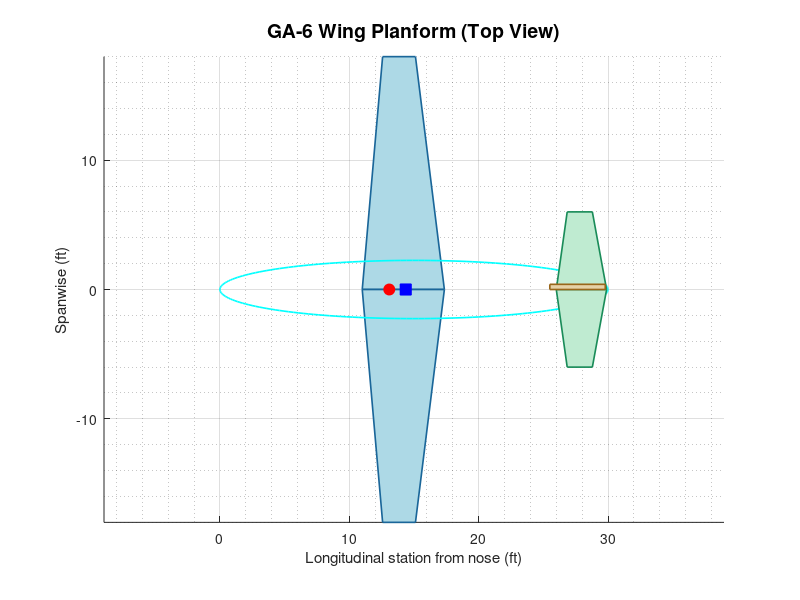

The MATLAB script that drew this image: (Note: this script raises an error after producing the figure.)
% Code Name: Aircraft Geometry Iterator for Stability and Control Analysis
% Code Description: Hard coded iterator for for Stability and Control Analysis of a general aviation aircraft.
% Author: Matheus Rocha Carlos
% Email: ROCHACAM@my.erau.edu
% Class: AE413 - Section 02DB
% Date: 04/06/2026 until 04/20/2026
% Worked With: N/a | Utilized Copilot(Ctrl+Shift+P) and ClaudeAi for general iterator built based on baseline Cessna 208B design inputs. 
% Equations and calculations for error check taken from: http://wpage.unina.it/danilo.ciliberti/doc/Giorgio.pdf
%  Reference frame : nose = x=0, fuselage centreline = z=0
%  Units           : ft, lb, slug, rad (angles converted internally)

clc; clear; close all;

%% DESIGN INPUTS

% Flight Condition Input
h_ft        = 5000;          % [ft]   analysis altitude
M_cruise    = 0.20;          % [-]    cruise Mach number
alpha_fus   = 0.0;           % [deg]  fuselage angle of attack

% Main Wing Inputs
wing_airfoil = 2412;
b_w         = 36.0;          % [ft]   wingspan
S_w         = 160.0;         % [ft²]  planform area
lambda_w    = 0.40;          % [-]    taper ratio
Lambda_LE_w = 5.0;           % [deg]  leading-edge sweep
Gamma_w     = 2.0;           % [deg]  dihedral
TC_w        = 0.12;          % [-]    thickness ratio (NACA 2412)
ALIW        = 2.0;           % [deg]  wing root incidence
x_wLE       = 11.0;          % [ft]   wing root LE from nose
ZW          = -1.20;         % [ft]   wing apex vertical location (altered)

% Horizontal Tail Inputs
ht_airfoil = 0009;
b_H         = 12.0;          % [ft]   HT span
S_H         = 35.0;          % [ft²]  HT planform area
lambda_H    = 0.50;          % [-]    HT taper ratio
Lambda_LE_H = 8.0;           % [deg]  HT LE sweep
ALIH        = -2.0;          % [deg]  HT root incidence
ZH          = 0.0;           % [ft]   HT apex vertical location
x_HLE       = 26.0;          % [ft]   HT root LE from nose
TC_H        = 0.09;          % [-]    airfoil thickness

% Vertical Tail Inputs
vt_airfoil = 0009;
b_V         = 5.0;           % [ft]   VT span
S_V         = 15.0;          % [ft²]  VT planform area
lambda_V    = 0.40;          % [-]    VT taper ratio
Lambda_LE_V = 25.0;          % [deg]  VT LE sweep
ZV          = 0.86;          % [ft]   VT apex vertical location (altered)
x_VLE       = 25.5;          % [ft]   VT root LE from nose

% Fuselage Inputs
lf          = 30.0;          % [ft]   fuselage total length
d_max       = 4.50;          % [ft]   maximum fuselage diameter
r_max       = d_max / 2;     % [ft]   maximum radius
ZCG_z       = -0.50;         % [ft]   CG vertical location

% Mass and Thrust Inputs
m_lb        = 3400;          % [lb]   total mass
T_max_N     = 4000;          % [N]    maximum thrust
n_pax       = 6;             % [-]    total occupants (pilot + 5)

% Center of Gravity Location Input
x_CG        = 13.09;         % [ft]   CG from nose

%% DERIVED WING GEOMETRY
AR_w        = b_w^2 / S_w;
cr_w        = 2*S_w / (b_w*(1 + lambda_w));
ct_w        = lambda_w * cr_w;
mac_w       = cr_w * (2/3) * (1 + lambda_w + lambda_w^2) / (1 + lambda_w);
y_mac       = (b_w/6) * (1 + 2*lambda_w) / (1 + lambda_w);
tanLE_w     = tand(Lambda_LE_w);
tanC4_w     = tanLE_w - (1/AR_w)*(1 - lambda_w)/(1 + lambda_w);
tanC2_w     = tanLE_w - (2/AR_w)*(1 - lambda_w)/(1 + lambda_w);
Lambda_C4_w = atand(tanC4_w);
x_AC_w      = x_wLE + cr_w/4 + tanC4_w * y_mac;   
x_MALE      = x_wLE + tanLE_w * y_mac;             
x_wTE       = x_wLE + cr_w;                        
lf_prime    = x_wLE + 0.5*cr_w;                   
fprintf('  Aspect ratio          AR  = %.3f\n', AR_w);
fprintf('  Root chord            cr  = %.3f ft\n', cr_w);
fprintf('  Tip chord             ct  = %.3f ft\n', ct_w);
fprintf('  Mean aero chord       MAC = %.3f ft\n', mac_w);
fprintf('  MAC LE from nose          = %.3f ft\n', x_MALE);
fprintf('  Wing AC from nose         = %.3f ft\n', x_AC_w);
fprintf('  Quarter-chord sweep   Lc4 = %.2f deg\n', Lambda_C4_w);
fprintf('  Half-chord ref (lf'')      = %.3f ft\n\n', lf_prime);

%% DERIVED TAIL GEOMETRY

% Horizontal tail derived geometries
cr_H        = 2*S_H / (b_H*(1 + lambda_H));
ct_H        = lambda_H * cr_H;
mac_H       = cr_H * (2/3)*(1 + lambda_H + lambda_H^2)/(1 + lambda_H);
AR_H        = b_H^2 / S_H;
tanC4_H     = tand(Lambda_LE_H) - (1/AR_H)*(1 - lambda_H)/(1 + lambda_H);
Lambda_C4_H = atand(tanC4_H);
y_mac_H     = (b_H/6)*(1 + 2*lambda_H)/(1 + lambda_H);
x_AC_H      = x_HLE + cr_H/4 + tanC4_H * y_mac_H;
l_H         = x_AC_H - x_AC_w;                 

% Vertical tail derived geometries
cr_V        = 2*S_V / (b_V*(1 + lambda_V));
ct_V        = lambda_V * cr_V;
mac_V       = cr_V * (2/3)*(1 + lambda_V + lambda_V^2)/(1 + lambda_V);
AR_V        = b_V^2 / S_V;
tanC4_V     = tand(Lambda_LE_V) - (1/AR_V)*(1 - lambda_V)/(1 + lambda_V);
Lambda_C4_V = atand(tanC4_V);
y_mac_V     = (b_V/6)*(1 + 2*lambda_V)/(1 + lambda_V);
x_AC_V      = x_VLE + cr_V/4 + tanC4_V * y_mac_V;
l_V         = x_AC_V - x_CG;                    

% Tail volume ratios
V_H_coeff   = (S_H * l_H) / (S_w * mac_w);
V_V_coeff   = (S_V * l_V) / (S_w * b_w);
fprintf('  HT: cr=%.3f ft  ct=%.3f ft  MAC=%.3f ft  AR=%.3f\n', cr_H, ct_H, mac_H, AR_H);
fprintf('  HT: AC from nose = %.3f ft  | Moment arm lH = %.3f ft\n', x_AC_H, l_H);
fprintf('  HT: Tail volume VH = %.4f\n', V_H_coeff);
fprintf('  VT: cr=%.3f ft  ct=%.3f ft  MAC=%.3f ft  AR=%.3f\n', cr_V, ct_V, mac_V, AR_V);
fprintf('  VT: AC from nose = %.3f ft  | Moment arm lV = %.3f ft\n', x_AC_V, l_V);
fprintf('  VT: Tail volume VV = %.4f\n\n', V_V_coeff);

%% ISA ATMOSPHERE AT ALTITUDE h_ft
% Input Values
T_R         = 518.67 - 3.5662 * (h_ft/1000);      % temperature [°R]
T_K         = T_R / 1.8;                           % [K]
rho_0       = 0.002377;                            % sea-level density [slug/ft³]
T_0_R       = 518.67;
rho         = rho_0 * (T_R/T_0_R)^4.256;          % density [slug/ft³]
a_ft        = 49.021 * sqrt(T_R);                 % speed of sound [ft/s]
V_inf       = M_cruise * a_ft;                     % TAS [ft/s]
q_inf       = 0.5 * rho * V_inf^2;                % dynamic pressure [lb/ft²]
mu          = 3.637e-7 * (T_R/518.67)^1.5 * (518.67 + 198.6)/(T_R + 198.6); % Sutherland viscosity
nu          = mu / rho;                            % kinematic viscosity [ft²/s]
beta_M      = sqrt(1 - M_cruise^2);               % Prandtl-Glauert factor
fprintf('  Temperature       T   = %.2f °R  (%.2f K)\n', T_R, T_K);
fprintf('  Density           rho = %.6f slug/ft³\n', rho);
fprintf('  Speed of sound    a   = %.2f ft/s\n', a_ft);
fprintf('  True airspeed     V   = %.2f ft/s\n', V_inf);
fprintf('  Dynamic pressure  q∞  = %.3f lb/ft²\n', q_inf);
fprintf('  Kin. viscosity    nu  = %.4e ft²/s\n', nu);
fprintf('  P-G factor        beta= %.4f\n\n', beta_M);


%% AERODYNAMIC COEFFICIENTS (NACA 2412 MAIN WING)

% 2D NACA 2412 airfoil knwon data from NASA database 
CL0_2D      = 0.25;  
CD0_2D      = 0.007;  
CLalpha_2D  = 6.30;   

% Finite wing CLalpha per rad
tanC2_w_b   = tanC2_w / beta_M;
denom_w     = 2 + sqrt(4 + (AR_w*beta_M)^2 * (1 + tanC2_w_b^2));
CLalpha_w   = (2*pi*AR_w*beta_M) / denom_w;      

% Wing CL at cruise angle of attack (ALIW + alpha_fus)
alpha_wing_rad = deg2rad(alpha_fus + ALIW);
CL_wing     = CL0_2D + CLalpha_w * alpha_wing_rad;

% Wing induced drag per rad
e_w         = 0.85;   % Assumed Oswald efficiency
CD_induced  = CL_wing^2 / (pi * AR_w * e_w);
CD_total_w  = CD0_2D + CD_induced;

% Downwash gradient at HT
de_da       = 2 * CLalpha_w / (pi * AR_w);    
fprintf('  NACA 2412 section:  CL0 = %.3f | CD0 = %.4f | CLa_2D = %.3f /rad\n', ...
        CL0_2D, CD0_2D, CLalpha_2D);
fprintf('  3D Wing CLalpha     = %.4f /rad  (Helmbold, AR=%.2f, M=%.2f)\n', ...
        CLalpha_w, AR_w, M_cruise);
fprintf('  Wing CL at cruise   = %.4f  (alpha_w = %.2f deg)\n', ...
        CL_wing, alpha_fus + ALIW);
fprintf('  CD_total (wing)     = %.5f\n', CD_total_w);
fprintf('  Downwash gradient   de/da = %.4f\n\n', de_da);


%% DYNAMIC PRESSURE RATIOS

BL_thickness = @(x) 0.37 * x / (V_inf * x / nu)^0.2;
eta_BL_avg  = @(delta, b_semi)(delta * (7/9) + (b_semi - delta)) / b_semi;
% Horizontal tail dynamic pressure ratio
x_HT        = x_HLE;                             
Re_H        = V_inf * x_HT / nu;
delta_H     = BL_thickness(x_HT);
eta_H_BL    = eta_BL_avg(delta_H, b_H/2);
% Wing wake deficit at HT
x_wake_H    = x_AC_H - x_AC_w;                 
delta_eta_wake = CD_total_w * sqrt(mac_w / (4*pi*x_wake_H));
eta_H       = eta_H_BL - delta_eta_wake;
q_H         = eta_H * q_inf;
fprintf('  HORIZONTAL TAIL:\n');
fprintf('    BL run length          x_H  = %.2f ft\n', x_HT);
fprintf('    Reynolds number        Re_H = %.4e\n', Re_H);
fprintf('    BL thickness           d_H  = %.4f ft\n', delta_H);
fprintf('    BL eta (averaged)            = %.4f\n', eta_H_BL);
fprintf('    Wing wake deficit     Deta  = %.4f\n', delta_eta_wake);
fprintf('    Combined eta_H               = %.4f\n', eta_H);
fprintf('    Dynamic pressure      q_H   = %.3f lb/ft²\n\n', q_H);
% Vertical tail dynamic pressure ratio
x_VT        = x_VLE;
Re_V        = V_inf * x_VT / nu;
delta_V     = BL_thickness(x_VT);
eta_V_BL    = eta_BL_avg(delta_V, b_V);          
z_sep       = abs(ZV - ZCG_z);                   
wake_width  = 0.2 * x_wake_H;                   
delta_eta_VT_wake = delta_eta_wake * exp(-0.5*(z_sep/wake_width)^2);
eta_V       = eta_V_BL - delta_eta_VT_wake;
q_V         = eta_V * q_inf;
fprintf('  VERTICAL TAIL:\n');
fprintf('    BL run length          x_V  = %.2f ft\n', x_VT);
fprintf('    Reynolds number        Re_V = %.4e\n', Re_V);
fprintf('    BL thickness           d_V  = %.4f ft\n', delta_V);
fprintf('    BL eta (averaged)            = %.4f\n', eta_V_BL);
fprintf('    Wing wake deficit (VT)       = %.4f  (dorsal, attenuated)\n', delta_eta_VT_wake);
fprintf('    Combined eta_V               = %.4f\n', eta_V);
fprintf('    Dynamic pressure      q_V   = %.3f lb/ft²\n\n', q_V);


%% 8 STABILITY DERIVATIVES ANALYSIS
% Tail lift slopes
tanC2_H     = tand(Lambda_LE_H) - (2/AR_H)*(1 - lambda_H)/(1 + lambda_H);
tanC2_H_b   = tanC2_H / beta_M;
denom_H     = 2 + sqrt(4 + (AR_H*beta_M)^2*(1 + tanC2_H_b^2));
CLalpha_H   = (2*pi*AR_H*beta_M) / denom_H;
tanC2_V     = tand(Lambda_LE_V) - (2/AR_V)*(1 - lambda_V)/(1 + lambda_V);
tanC2_V_b   = tanC2_V / beta_M;
denom_V     = 2 + sqrt(4 + (AR_V*beta_M)^2*(1 + tanC2_V_b^2));
CLalpha_V   = (2*pi*AR_V*beta_M) / denom_V;
%Neutral point
K_H         = eta_H * (CLalpha_H / CLalpha_w) * (1 - de_da);
x_NP        = x_AC_w + (S_H/S_w) * l_H * K_H;
% Static margin and Cmα
SM          = (x_NP - x_CG) / mac_w;
CLalpha_tot = CLalpha_w * (1 + eta_H * (S_H/S_w) * (CLalpha_H/CLalpha_w) * (1 - de_da));
Cmalpha     = -CLalpha_tot * SM;
% Directional stability c_n,beta
bV_eff      = b_V - ZV;                          
SV_eff      = S_V * (bV_eff / b_V)^2;            
Cnbeta_VT   = eta_V * (SV_eff/S_w) * (l_V/b_w) * CLalpha_V;
Cnbeta_fus  = -0.015;                          
Cnbeta_tot  = Cnbeta_VT + Cnbeta_fus;
fprintf('  Tail lift slopes:\n');
fprintf('    CLalpha_H = %.4f /rad  (AR=%.2f)\n', CLalpha_H, AR_H);
fprintf('    CLalpha_V = %.4f /rad  (AR=%.2f)\n', CLalpha_V, AR_V);
fprintf('  Neutral point:\n');
fprintf('    x_NP      = %.4f ft from nose\n', x_NP);
fprintf('    NP/MAC    = %.3f (%.1f%% MAC)\n', x_NP/mac_w, (x_NP-x_wLE)/mac_w*100);
fprintf('  Longitudinal:\n');
fprintf('    CLalpha_total  = %.4f /rad\n', CLalpha_tot);
fprintf('    Static margin  = %.4f (%.1f%% MAC)\n', SM, SM*100);
fprintf('    Cmalpha        = %.4f /rad\n', Cmalpha);
fprintf('  Directional:\n');
fprintf('    CLalpha_V      = %.4f /rad\n', CLalpha_V);
fprintf('    bV_eff         = %.4f ft  (after ZV correction)\n', bV_eff);
fprintf('    Cnbeta_VT      = %+.5f /rad\n', Cnbeta_VT);
fprintf('    Cnbeta_fus     = %+.5f /rad\n', Cnbeta_fus);
fprintf('    Cnbeta_total   = %+.5f /rad\n\n', Cnbeta_tot);

%%  8 FUSELAGE CROSS-SECTION MODEL WITH 10-STATION BODY DIVISION
x_rmax      = 14.0;   % assumed location of maximum fuselage radius
ns_fore     = 4;      % number of before wing LE stations
ns_aft      = 5;      % number of after wing TE stations
x_fore_bounds = linspace(0, x_wLE, ns_fore+1);         
x_aft_bounds  = linspace(x_wTE, lf, ns_aft+1);       
Xi_fore = 0.5*(x_fore_bounds(1:end-1) + x_fore_bounds(2:end));
Xi_wing = 0.5*(x_wLE + x_wTE);                        
Xi_aft  = 0.5*(x_aft_bounds(1:end-1)  + x_aft_bounds(2:end));
Xi_all  = [Xi_fore, Xi_wing, Xi_aft];
% Fuselage radius function calculator
r_fus = @(x) ...
    (x <= x_rmax) .* (r_max * (max(x,0.001)/x_rmax).^0.55) + ...
    (x >  x_rmax) .* (r_max * max(1 - 0.85*((x - x_rmax)/(lf - x_rmax)).^1.2, 0));
ZU_correction = zeros(1,10);
ZU_correction(10) = 0.850 - r_fus(Xi_all(10));  
ZU_all = arrayfun(r_fus, Xi_all) + ZU_correction; 
ZL_all = -arrayfun(r_fus, Xi_all);                  
R_all  = ZU_all - ZL_all;                            
% Cross-sectional area assumed ellipse with semi-axes ZU and r_fus
S_cs   = pi * arrayfun(r_fus, Xi_all) .* (R_all/2);
stn_type = {'Fore','Fore','Fore','Fore','Wing','Aft','Aft','Aft','Aft','Aft'};
fprintf('\n  %-4s %-10s %-10s %-10s %-10s %-10s %-8s\n', ...
    'Stn','Xi (ft)','ZU (ft)','ZL (ft)','R (ft)','S (ft²)','Type');
fprintf('  %s\n', repmat('-',1,64));
for i = 1:10
    fprintf('  %-4d %-10.4f %-10.4f %-10.4f %-10.4f %-10.4f %-8s\n', ...
        i, Xi_all(i), ZU_all(i), ZL_all(i), R_all(i), S_cs(i), stn_type{i});
end
% Additional fuselage parameters
r1      = mean(arrayfun(r_fus, [x_VLE, 0.5*(x_VLE+lf), lf]));   
SFS     = trapz([0, Xi_all, lf], [0, R_all, 0]);                  
d_wavg  = 2 * mean(arrayfun(r_fus, linspace(x_wLE, x_wTE, 20)));  
fprintf('\n  Fuselage summary:\n');
fprintf('    r1 (avg radius under VT)     = %.4f ft\n', r1);
fprintf('    SFS (projected side area)    = %.3f ft²\n', SFS);
fprintf('    d_wavg (avg diam at wing)    = %.4f ft\n\n', d_wavg);

%%  REQUIREMENTS CHECKING SYSTEM
pass_sym  = '  [PASS]';
fail_sym  = '  [FAIL]';
n_pass    = 0;
n_fail    = 0;
function result = check_req(label, value, limit_lo, limit_hi, unit, pass_n, fail_n)
    if ~isempty(limit_lo) && ~isempty(limit_hi)
        ok = (value >= limit_lo) && (value <= limit_hi);
        lim_str = sprintf('%.3g < value < %.3g %s', limit_lo, limit_hi, unit);
    elseif isempty(limit_lo)
        ok = value < limit_hi;
        lim_str = sprintf('value < %.4g %s', limit_hi, unit);
    else
        ok = value > limit_lo;
        lim_str = sprintf('value > %.4g %s', limit_lo, unit);
    end
    if ok
        tag = '  [PASS]';
        pass_n = pass_n + 1;
    else
        tag = '  [FAIL]';
        fail_n = fail_n + 1;
    end
    fprintf('%s  %-40s  value = %9.4f %-6s  (%s)\n', tag, label, value, unit, lim_str);
    result = ok;
end

% Geometric requirements
fprintf('  GEOMETRIC REQUIREMENTS\n');
fprintf('  %s\n', repmat('-',1,80));
r1b = check_req('Wing area S',           S_w,        120,   200,    'ft²',  n_pass, n_fail); n_pass=n_pass+r1b; n_fail=n_fail+~r1b;
r2b = check_req('Wingspan b',            b_w,         20,    50,    'ft',   n_pass, n_fail); n_pass=n_pass+r2b; n_fail=n_fail+~r2b;
r3b = check_req('Mean aero chord MAC',   mac_w,        4,     6,    'ft',   n_pass, n_fail); n_pass=n_pass+r3b; n_fail=n_fail+~r3b;
r4b = check_req('Total mass m',          m_lb,         0,  3500,    'lb',   n_pass, n_fail); n_pass=n_pass+r4b; n_fail=n_fail+~r4b;
r5b = check_req('Fuselage length lf',    lf,           0,    35,    'ft',   n_pass, n_fail); n_pass=n_pass+r5b; n_fail=n_fail+~r5b;
r6b = check_req('Wing LE sweep Lambda',  Lambda_LE_w,  3,   Inf,    'deg',  n_pass, n_fail); n_pass=n_pass+r6b; n_fail=n_fail+~r6b;
r7a = (Gamma_w>1 && Gamma_w<3) || (Gamma_w>-3 && Gamma_w<-1);
if r7a; tag='  [PASS]'; n_pass=n_pass+1; else; tag='  [FAIL]'; n_fail=n_fail+1; end
fprintf('%s  %-40s  value = %9.4f %-6s  (1<|G|<3 deg)\n', tag, 'Dihedral Gamma', Gamma_w, 'deg');
r8b = check_req('Max thrust T',          T_max_N,   3000,  5000,    'N',    n_pass, n_fail); n_pass=n_pass+r8b; n_fail=n_fail+~r8b;
r9b = (n_pax >= 6);
if r9b; tag='  [PASS]'; n_pass=n_pass+1; else; tag='  [FAIL]'; n_fail=n_fail+1; end
fprintf('%s  %-40s  value = %9d %-6s  (>= 6)\n', tag, 'Occupants', n_pax, 'seats');
fprintf('\n  AERODYNAMIC REQUIREMENTS\n');
fprintf('  %s\n', repmat('-',1,80));
ra1 = check_req('CL0 section (NACA 2412)',   CL0_2D,        -Inf,  0.40,  '/rad', n_pass, n_fail); n_pass=n_pass+ra1; n_fail=n_fail+~ra1;
ra2 = check_req('CD0 section (NACA 2412)',   CD0_2D,        -Inf,  0.060, '[-]',  n_pass, n_fail); n_pass=n_pass+ra2; n_fail=n_fail+~ra2;
ra3 = check_req('CLalpha (3D wing)',         CLalpha_w,     -Inf,  6.00,  '/rad', n_pass, n_fail); n_pass=n_pass+ra3; n_fail=n_fail+~ra3;
ra4 = check_req('Cmalpha (pitch stability)', Cmalpha,       -Inf, -0.90,  '/rad', n_pass, n_fail); n_pass=n_pass+ra4; n_fail=n_fail+~ra4;
ra5 = check_req('Cnbeta (dir. stability)',   Cnbeta_tot,    -Inf,  0.08,  '/rad', n_pass, n_fail); n_pass=n_pass+ra5; n_fail=n_fail+~ra5;
fprintf('\n  FLIGHT ENVELOPE\n');
fprintf('  %s\n', repmat('-',1,80));
rf1 = check_req('Mach number',    M_cruise, 0.10, 0.40, '[-]', n_pass, n_fail); n_pass=n_pass+rf1; n_fail=n_fail+~rf1;
rf2 = check_req('Altitude',       h_ft,    2000, 7000, 'ft',  n_pass, n_fail); n_pass=n_pass+rf2; n_fail=n_fail+~rf2;
fprintf('\n  STABILITY MARGIN CHECKS\n');
fprintf('  %s\n', repmat('-',1,80));
rs1 = check_req('Static margin SM',      SM,      0.05, 0.35, '[-]',  n_pass, n_fail); n_pass=n_pass+rs1; n_fail=n_fail+~rs1;
rs2 = check_req('HT tail volume VH',     V_H_coeff, 0.30, 1.20, '[-]',  n_pass, n_fail); n_pass=n_pass+rs2; n_fail=n_fail+~rs2;
rs3 = check_req('VT tail volume VV',     V_V_coeff, 0.02, 0.10, '[-]',  n_pass, n_fail); n_pass=n_pass+rs3; n_fail=n_fail+~rs3;

fprintf('\n=================================================================\n');
fprintf('  SUMMARY: %d PASSED | %d FAILED | %d TOTAL\n', ...
    n_pass, n_fail, n_pass+n_fail);
if n_fail == 0
    fprintf('  >> ALL REQUIREMENTS SATISFIED\n');
else
    fprintf('  >> DESIGN REQUIRES REVISION — see [FAIL] items above\n');
end
fprintf('=================================================================\n\n');

%%  GEOMETRIC PLOTS
% Plot 1: Wing planform top view
fig1 = figure('Name','Wing Planform','Position',[50 50 700 500]);
hold on; axis equal; grid on; grid minor;
title('GA-6 Wing Planform (Top View)','FontSize',14,'FontWeight','bold');
xlabel('Longitudinal station from nose (ft)'); ylabel('Spanwise (ft)');
tanLE = tand(Lambda_LE_w);
x_root_LE=x_wLE; x_root_TE=x_wLE+cr_w;
x_tip_LE =x_wLE + tanLE*(b_w/2);
x_tip_TE =x_tip_LE + ct_w;
Xw=[x_root_LE x_root_TE x_tip_TE x_tip_LE x_root_LE];
Yw=[0 0 b_w/2 b_w/2 0];
fill(Xw, Yw, [0.68 0.85 0.90],'EdgeColor',[0.1 0.4 0.6],'LineWidth',1.2);
fill(Xw,-Yw,[0.68 0.85 0.90],'EdgeColor',[0.1 0.4 0.6],'LineWidth',1.2);
theta_f=linspace(0,2*pi,200);
plot(15+15*cos(theta_f), 2.25*sin(theta_f),'c-','LineWidth',1.2);
tanLE_h=tand(Lambda_LE_H);
xhr_LE=x_HLE; xhr_TE=x_HLE+cr_H;
xht_LE=x_HLE+tanLE_h*(b_H/2); xht_TE=xht_LE+ct_H;
XH=[xhr_LE xhr_TE xht_TE xht_LE xhr_LE];
YH=[0 0 b_H/2 b_H/2 0];
fill(XH,YH,[0.75 0.92 0.82],'EdgeColor',[0.1 0.55 0.35],'LineWidth',1.2);
fill(XH,-YH,[0.75 0.92 0.82],'EdgeColor',[0.1 0.55 0.35],'LineWidth',1.2);
fill([x_VLE x_VLE+cr_V x_VLE+cr_V x_VLE x_VLE],...
     [0 0 0.4 0.4 0],...
     [0.9 0.82 0.65],'EdgeColor',[0.6 0.4 0.1],'LineWidth',1.2);
plot(x_CG, 0,'ro','MarkerSize',8,'MarkerFaceColor','r');
plot(x_NP, 0,'bs','MarkerSize',8,'MarkerFaceColor','b');
xline(x_CG,'r--','LineWidth',0.8);
xline(x_NP,'b--','LineWidth',0.8);
plot([x_MALE, x_MALE+mac_w],[y_mac y_mac],'m-','LineWidth',2);
plot([x_MALE, x_MALE+mac_w],[-y_mac -y_mac],'m-','LineWidth',2);
legend({'Wing (port)','Wing (stbd)','Fuselage','HT (port)','HT (stbd)',...
        'VT (projected)','CG','Neutral point','MAC'},...
    'Location','NorthWest','FontSize',9);
xlim([0 31]); ylim([-b_w/2-2 b_w/2+2]);

%% GEOMETRY SUMMARY TABLE
fprintf('  GEOMETRY SUMMARY TABLE\n');
fprintf('\n  %-35s %-15s %-15s %-15s\n','Parameter','Main Wing','Horiz. Tail','Vert. Tail');
fprintf('  %s\n', repmat('-',1,82));
fprintf('  %-35s %-15.3f %-15.3f %-15.3f\n','Span (ft)',        b_w,    b_H,    b_V);
fprintf('  %-35s %-15.3f %-15.3f %-15.3f\n','Area (ft²)',       S_w,    S_H,    S_V);
fprintf('  %-35s %-15.3f %-15.3f %-15.3f\n','Aspect ratio',     AR_w,   AR_H,   AR_V);
fprintf('  %-35s %-15.3f %-15.3f %-15.3f\n','Taper ratio',      lambda_w,lambda_H,lambda_V);
fprintf('  %-35s %-15.3f %-15.3f %-15.3f\n','Root chord (ft)',  cr_w,   cr_H,   cr_V);
fprintf('  %-35s %-15.3f %-15.3f %-15.3f\n','Tip chord (ft)',   ct_w,   ct_H,   ct_V);
fprintf('  %-35s %-15.3f %-15.3f %-15.3f\n','MAC (ft)',         mac_w,  mac_H,  mac_V);
fprintf('  %-35s %-15.3f %-15.3f %-15.3f\n','LE sweep (deg)',   Lambda_LE_w,Lambda_LE_H,Lambda_LE_V);
fprintf('  %-35s %-15.3f %-15.3f %-15.3f\n','c/4 sweep (deg)', Lambda_C4_w,Lambda_C4_H,Lambda_C4_V);
fprintf('  %-35s %-15.3f %-15s %-15s\n',    'Dihedral (deg)',   Gamma_w,'0.0','90.0 (DATCOM)');
fprintf('  %-35s %-15.3f %-15.3f %-15.3f\n','Root LE from nose',x_wLE,  x_HLE,  x_VLE);
fprintf('  %-35s %-15.3f %-15.3f %-15.3f\n','AC from nose (ft)',x_AC_w, x_AC_H, x_AC_V);
fprintf('\n  %-35s %-15.3f\n','CG from nose (ft)',   x_CG);
fprintf('  %-35s %-15.3f\n','NP from nose (ft)',   x_NP);
fprintf('  %-35s %-15.3f (%.1f%% MAC)\n','Static margin', SM, SM*100);
fprintf('  %-35s %-15.3f ft\n','Fuselage length lf',  lf);
fprintf('  %-35s %-15.3f ft\n','Max fuselage diameter',d_max);
fprintf('  %-35s %-15.3f ft\n','ZW  (wing apex Z)',   ZW);
fprintf('  %-35s %-15.3f ft\n','ZV  (VT apex Z)',     ZV);
fprintf('  %-35s %-15.3f ft\n','ZCG (CG vertical)',   ZCG_z);
fprintf('\n  %-35s %-15.4f\n','eta_H (q_H/q∞)', eta_H);
fprintf('  %-35s %-15.4f\n','eta_V (q_V/q∞)', eta_V);
fprintf('  %-35s %-15.4f /rad\n','CLalpha (3D wing)',   CLalpha_w);
fprintf('  %-35s %-15.4f /rad\n','Cmalpha',             Cmalpha);
fprintf('  %-35s %-15.5f /rad\n','Cnbeta_total',        Cnbeta_tot);
